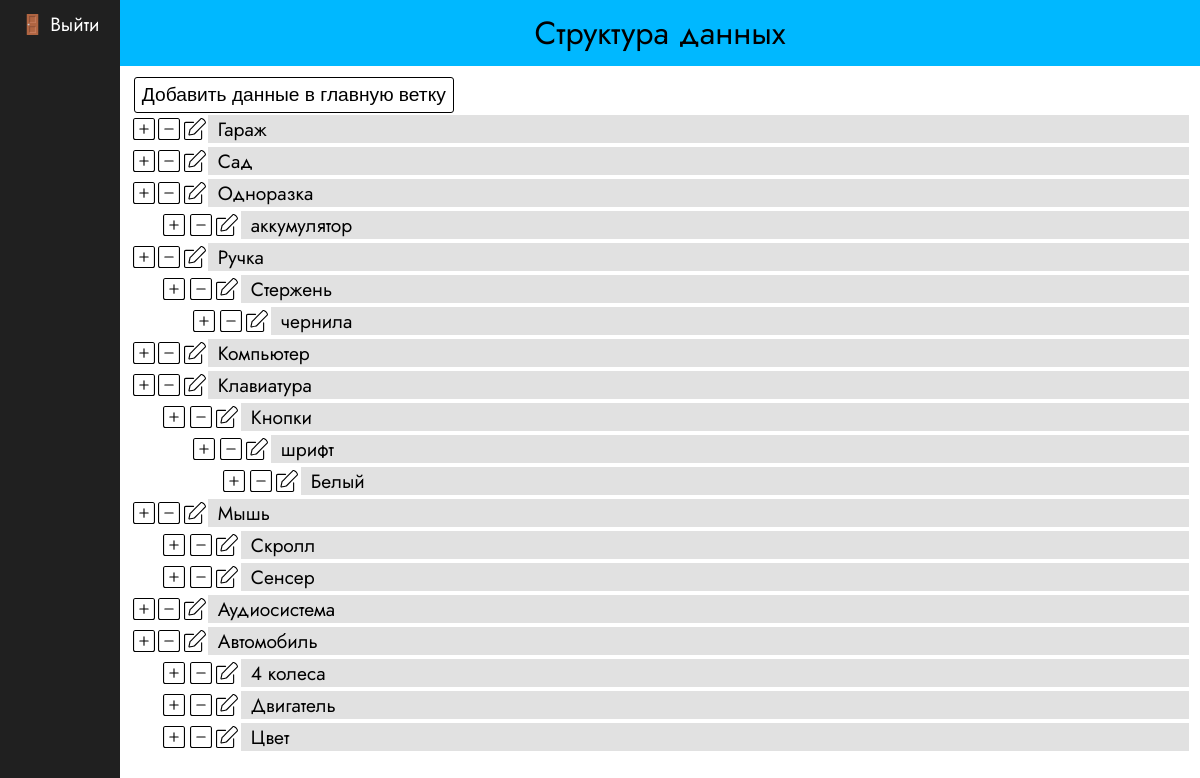
Before: /admin (signed in) with the older database file.
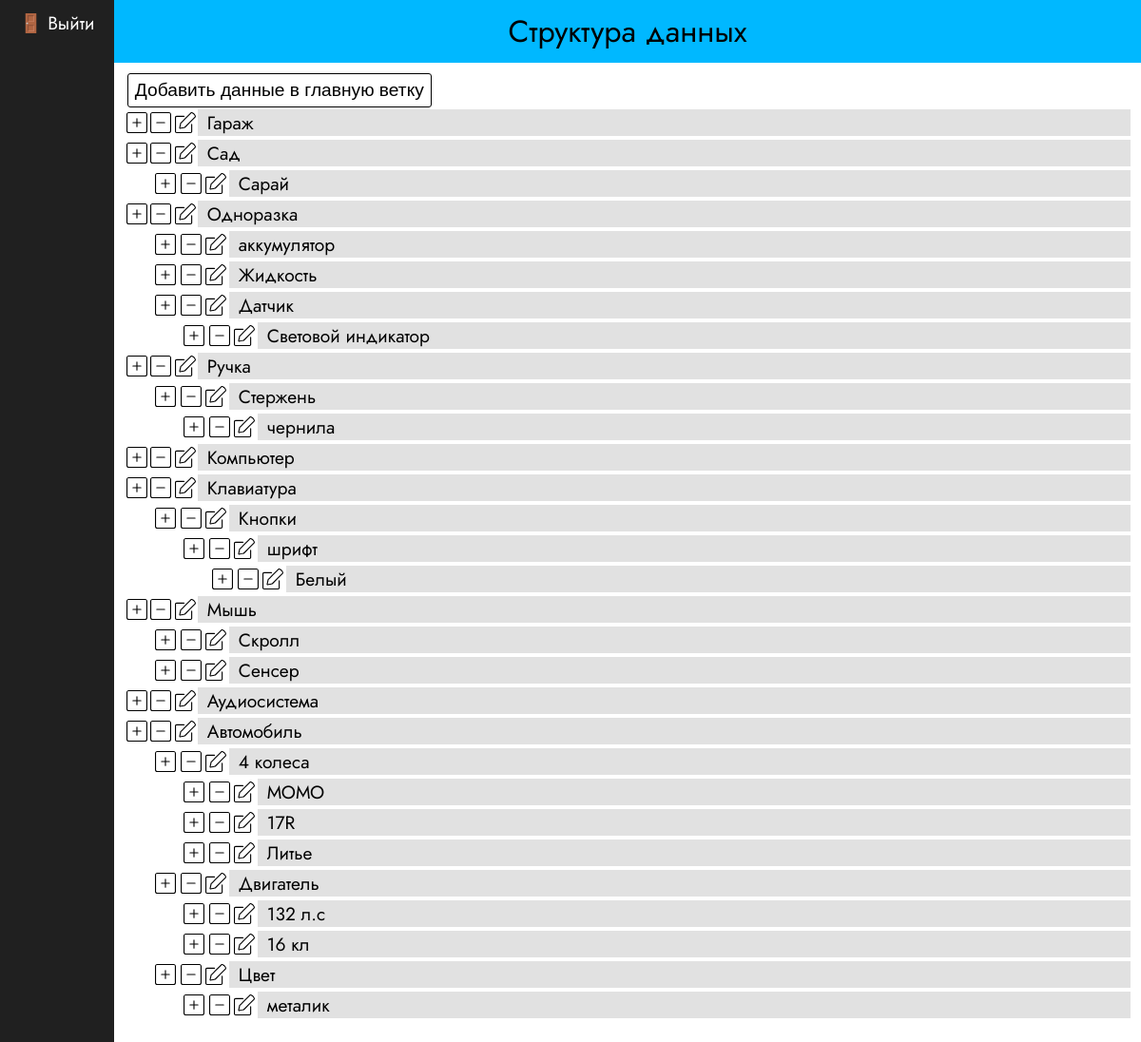
After: the same page with the newer database file.
### tables this page shows
CREATE TABLE `data` (
  `id` int(11) NOT NULL,
  `parent` int(11) DEFAULT NULL,
  `name` tinytext NOT NULL,
  `description` text DEFAULT NULL
);

### admin.php (the view, shortened to what this page needs)
<?php
$userLogined=false;
require_once 'require/query/login.php';
if ($_SESSION['id'] == $_COOKIE['PHPSESSID'] && $_SESSION['key'] == $_COOKIE['id'] && $_SESSION['user_id'] == $_COOKIE['uid']) {
    $userLogined=true;
    try {
        $dbh = new PDO('mysql:dbname=php_test;host=127.0.0.1', 'root', 'root');
    } catch (PDOException $e) {
        die($e->getMessage());
    }
}
?>
<!DOCTYPE html>
<html>
<head>
	<link rel="stylesheet" href="css/admin.css">
</head>
<body>
<?php
if ($userLogined==true) {
    $sql = "SELECT * FROM data";
    $sth=$dbh->prepare($sql);
    $sth->execute();
    $row = $sth->fetchAll();
    ?>
    <main class="flex zIndex-child">
        <menu class="leftMenu">
            <ul class="leftMenu_ul">
                <li>
                    <a class="leftMenu_link" href="admin?action=logout">🚪 Выйти</a>
                </li>
            </ul>
        </menu>
        <section class="content">
            <header class="content_header">
                <h4 class="content_header_h4">Структура данных</h4>
            </header>
            <section class="content_data">
                <button class="but-addMainBranch" onclick="showNotific()">Добавить данные в главную ветку</button>
              <?
                $tempRow=$row;
                $goodArr = array();
                foreach($tempRow as $key => &$item) {
                   $goodArr[$item['id']] = &$item;
                   $goodArr[$item['id']]['children'] = array();
                }
                foreach($tempRow as $key => &$item)
                   if($item['parent'] && isset($goodArr[$item['parent']]))
                      $goodArr [$item['parent']]['children'][] = &$item;
                foreach($tempRow as $key => &$item) {
                   if($item['parent'] && isset($goodArr[$item['parent']]))
                      unset($tempRow[$key]);
                }
                function child($item,$brd){
                    $brd+=30;
                    ?>
                    <div class="flex item-row" style="padding-left: <? echo $brd; ?>px;">
                                <div class="branch-control">
                                    <button class="mg-auto button-ico but-add cPointer" onclick="showNotific(<? echo $item['id']; ?>)"></button>
                                    <button class="mg-auto button-ico but-del cPointer" onclick="showConfirm(<? echo $item['id'].', \''.$item['name'].'\''; ?>)"></button>
                                    <button class="mg-auto button-ico but-edit cPointer" onclick="showEdit(<? echo $item['id'].', '.$item['parent'].', \''.$item['name'].'\''.', \''.$item['description'].'\''; ?>)"></button>
                                </div>
                                <div class="branch-info" style="width: calc(100% - 100px -  <? echo $brd; ?>px);">
                                    <div class="cPointer" onclick="toggleDesc(<? echo $item['id']; ?>)"><? echo $item['name']; ?></div>
                                </div>
                            </div>
                    <?
                    if (count($item['children']>0)){
                        foreach($item['children'] as $ch){
                            child($ch,$brd);
                        }
                    }
                }
                foreach ($tempRow as $key) {
                    if (!$key['parent'])
                        $key['parent']='-1';
                    ?>
                        <div class="flex item-row">
                            <div class="branch-control">
                                <button class="mg-auto button-ico but-add cPointer" onclick="showNotific(<? echo $key['id']; ?>)"></button>
                                <button class="mg-auto button-ico but-del cPointer" onclick="showConfirm(<? echo $key['id'].', \''.$key['name'].'\''; ?>)"></button>
                                <button class="mg-auto button-ico but-edit cPointer" onclick="showEdit(<? echo $key['id'].', '.$key['parent'].', \''.$key['name'].'\''.', \''.$key['description'].'\''; ?>)"></button>
                            </div>
                            <div class="branch-info">
                                <div class="cPointer" onclick="toggleDesc(<? echo $key['id']; ?>)"><? echo $key['name']; ?></div>
                            </div>
                        </div>
                    <?
                $brd=0;
                    if (count($key['children']>0)){
                        foreach($key['children'] as $ch){
                            child($ch,$brd);
                        }
                    }
                }
                ?>
            </section>
        </section>
    </main>
    <?
}
?>
</body>
</html>

### css/admin.css (style rules this page uses)
:root { --blue: #00b8ff; --grey: #202020; }
body { margin: 0; padding: 0; overflow: hidden; width: 100%; height: 100vh; background-image: url('../img/background.png'); font-family: 'Jost'; }
.flex { width: 100%; height: 100%; display: flex; }
.leftMenu { margin: 0; padding: 10px; min-width: 100px; background-color: var(--grey); font-size: 1.2em; }
a, a:hover, a:focus { color: black; text-decoration: none; }
.leftMenu_link { color: white; }
ul,li { margin: 0; padding: 0; list-style-type: none; }
li { display: block; }
.leftMenu_ul { text-align: center; }
.content { width: calc(100% - 120px); background-color: white; }
.content_data { padding: 1%; font-size: 1.2em; height: calc(100vh - 100px); overflow-y: auto; overflow-x: hidden; }
.content_header { margin: 0; padding: 0; }
.content_header_h4 { padding: 10px; margin: 0; text-align: center; font-size: 2em; font-weight: 400; background-color: var(--blue); }
.zIndex-child { z-index: 1; }
.branch-control { width: 80px; text-align: center; display: flex; }
.mg-auto { margin: auto; }
.but-add { background-image: url(../img/add.svg); }
.but-del { background-image: url(../img/delete.svg); }
.but-edit { background-image: url(../img/edit.svg); }
.but-addMainBranch { border: 1px solid black; background-color: white; border-radius: 3px; font-size: 1em; padding: 6px 7px; margin-left: 3px; transition: .3s; }
.button-ico { background-position: center; border: none; background-color: white; height: 22px; width: 22px; background-repeat: no-repeat; background-size: cover; }
.branch-info { width: calc(100% - 60px); background-color: #e1e1e1; padding: 0 10px; }
.item-row { padding: 2px 0; height: auto; }

Changed rows visible on the page:
added data: name "Сарай", shown under "Сад"
added data: name "Жидкость", shown under "Одноразка"
added data: name "Датчик", shown under "Одноразка"
added data: name "Световой индикатор", shown under "Датчик"
added data: name "МОМО", shown under "4 колеса"
added data: name "17R", shown under "4 колеса"
added data: name "Литье", shown under "4 колеса"
added data: name "132 л.с", shown under "Двигатель"
added data: name "16 кл", shown under "Двигатель"
added data: name "металик", shown under "Цвет"
